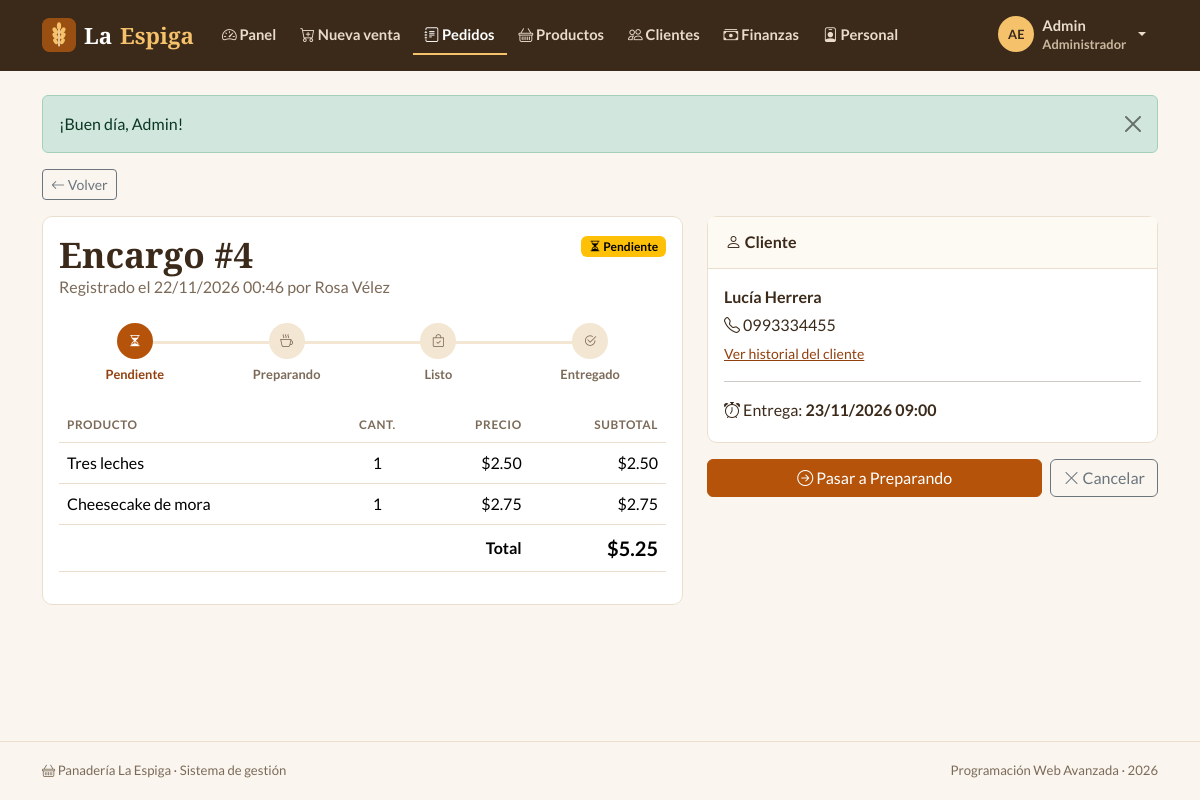
/index.php?r=pedidos/ver&id=4 (signed in), run on the app's committed database.
### tables this page shows
CREATE TABLE pedidos (
  id            INT AUTO_INCREMENT PRIMARY KEY,
  id_cliente    INT           NULL,
  id_empleado   INT           NULL,
  tipo          ENUM('Mostrador','Encargo') NOT NULL DEFAULT 'Mostrador',
  fecha         DATETIME      NOT NULL DEFAULT CURRENT_TIMESTAMP,
  fecha_entrega DATETIME      NULL,
  notas         VARCHAR(255)  NULL,
  total         DECIMAL(10,2) NOT NULL DEFAULT 0,
  estado        ENUM('Pendiente','Preparando','Listo','Entregado','Cancelado') NOT NULL DEFAULT 'Pendiente',
  INDEX idx_pedidos_estado (estado),
  INDEX idx_pedidos_entrega (fecha_entrega),
  CONSTRAINT fk_pedidos_cliente  FOREIGN KEY (id_cliente)  REFERENCES clientes(id) ON DELETE SET NULL,
  CONSTRAINT fk_pedidos_empleado FOREIGN KEY (id_empleado) REFERENCES usuarios(id) ON DELETE SET NULL
);

CREATE TABLE detalle_pedido (
  id              INT AUTO_INCREMENT PRIMARY KEY,
  id_pedido       INT           NOT NULL,
  id_producto     INT           NOT NULL,
  cantidad        INT           NOT NULL,
  precio_unitario DECIMAL(8,2)  NOT NULL,
  subtotal        DECIMAL(10,2) NOT NULL,
  CONSTRAINT fk_detalle_pedido   FOREIGN KEY (id_pedido)   REFERENCES pedidos(id)   ON DELETE CASCADE,
  CONSTRAINT fk_detalle_producto FOREIGN KEY (id_producto) REFERENCES productos(id)
);

CREATE TABLE productos (
  id           INT AUTO_INCREMENT PRIMARY KEY,
  id_categoria INT          NOT NULL,
  nombre       VARCHAR(60)  NOT NULL,
  descripcion  VARCHAR(255) NOT NULL DEFAULT '',
  precio       DECIMAL(8,2) NOT NULL,
  stock        INT          NOT NULL DEFAULT 0,
  activo       TINYINT(1)   NOT NULL DEFAULT 1,
  CONSTRAINT fk_productos_categoria FOREIGN KEY (id_categoria) REFERENCES categorias(id)
);

CREATE TABLE clientes (
  id        INT AUTO_INCREMENT PRIMARY KEY,
  nombre    VARCHAR(50)  NOT NULL,
  apellido  VARCHAR(50)  NOT NULL DEFAULT '',
  telefono  VARCHAR(15)  NOT NULL,
  correo    VARCHAR(100) NULL,
  direccion VARCHAR(255) NULL,
  creado_en DATETIME     NOT NULL DEFAULT CURRENT_TIMESTAMP
);

### controllers/PedidosController.php (called while the page is built, shortened)
<?php
class PedidosController extends Controller
{
    public function ver(): void
    {
        $p = Pedido::detalle((int) ($_GET['id'] ?? 0));
        $this->view('pedidos/ver', [
            'titulo' => 'Pedido #' . $p['id'],
            'pedido' => $p,
            'lineas' => Pedido::lineas((int) $p['id']),
        ]);
    }
}

### core/Router.php (called while the page is built, shortened)
<?php
class Router
{
    public static function dispatch(string $ruta): void
    {
        if (!preg_match('#^([a-z]+)/([a-z]+)$#', $ruta, $m)) {
            self::noEncontrado();
        }
        [, $nombre, $accion] = $m;
        (new $clase())->$accion();
    }
}

### index.php (called while the page is built, shortened)
<?php
require __DIR__ . '/core/helpers.php';
require __DIR__ . '/core/Database.php';
require __DIR__ . '/core/Model.php';
require __DIR__ . '/core/Router.php';
Router::dispatch(is_string($_GET['r'] ?? null) ? $_GET['r'] : '');

### core/Database.php (called while the page is built, shortened)
<?php
class Database
{
    private static ?PDO $pdo = null;
    public static function get(): PDO
    {
        if (self::$pdo === null) {
            $dsn = 'mysql:host=' . DB_HOST . ';port=' . DB_PORT
                 . ';dbname=' . DB_NAME . ';charset=utf8mb4';
            try {
                self::$pdo = new PDO($dsn, DB_USER, DB_PASS, [
                    PDO::ATTR_ERRMODE            => PDO::ERRMODE_EXCEPTION,
                    PDO::ATTR_DEFAULT_FETCH_MODE => PDO::FETCH_ASSOC,
                    PDO::ATTR_EMULATE_PREPARES   => false,
                ]);
                self::$pdo->exec("SET time_zone = '" . date('P') . "'");
            } catch (PDOException $e) {
                http_response_code(500);
                $detalle = DEBUG ? '<br><small>' . htmlspecialchars($e->getMessage()) . '</small>' : '';
                exit('<h3 style="font-family:sans-serif">No se pudo conectar a la base de datos.'
                    . ' Revise config/config.php e importe panaderia.sql.' . $detalle . '</h3>');
            }
        }
        return self::$pdo;
    }
}

### core/Model.php (called while the page is built, shortened)
<?php
abstract class Model
{
    protected static function db(): PDO
    {
        return Database::get();
    }
    protected static function query(string $sql, array $params = []): PDOStatement
    {
        $st = self::db()->prepare($sql);
        $st->execute($params);
        return $st;
    }
}

### models/Pedido.php (called while the page is built, shortened)
<?php
class Pedido extends Model
{
    public static function detalle(int $id): ?array
    {
        return self::query(self::BASE . ' WHERE p.id = ?', [$id])->fetch() ?: null;
    }
    public static function lineas(int $id): array
    {
        return self::query('SELECT d.*, pr.nombre FROM detalle_pedido d JOIN productos pr ON pr.id = d.id_producto
                             WHERE d.id_pedido = ? ORDER BY d.id', [$id])->fetchAll();
    }
}

### views/pedidos/ver.php (the view, shortened to what this page needs)
<?php
$p = $pedido;
$esEncargo = $p['tipo'] === 'Encargo';
$pos = array_search($p['estado'], Pedido::FLUJO, true);
$siguiente = $pos !== false ? (Pedido::FLUJO[$pos + 1] ?? null) : null;
?>
<a href="<?= url('pedidos/index', $esEncargo ? [] : ['filtro' => 'todos']) ?>" class="btn btn-sm btn-outline-secondary mb-3"><i class="bi bi-arrow-left"></i> Volver</a>
<div class="row g-4">
  <div class="col-lg-7">
    <div class="card pe-card">
      <div class="card-body">
        <div class="d-flex flex-wrap justify-content-between gap-2">
          <div>
            <h1 class="pe-titulo mb-0"><?= $esEncargo ? 'Encargo' : 'Venta' ?> #<?= (int) $p['id'] ?></h1>
            <p class="text-body-secondary mb-0">Registrado el <?= fecha($p['fecha'], true) ?> por <?= e($p['empleado']) ?: '—' ?></p>
          </div>
          <div><?= badge_estado($p['estado']) ?></div>
        </div>
        <?php if ($esEncargo && $p['estado'] !== 'Cancelado'): ?>
          <ol class="pe-pasos my-4">
            <?php foreach (Pedido::FLUJO as $i => $paso): ?>
              <li class="<?= $i <= $pos ? 'hecho' : '' ?>"><span><i class="bi bi-<?= ESTADOS_PEDIDO[$paso]['icono'] ?>"></i></span><?= $paso ?></li>
            <?php endforeach; ?>
          </ol>
        <?php elseif ($p['estado'] === 'Cancelado'): ?>
          <div class="alert alert-secondary my-3"><i class="bi bi-x-circle"></i> Este pedido fue cancelado y su stock se devolvió al inventario.</div>
        <?php endif; ?>
        <div class="table-responsive mt-3">
          <table class="table align-middle">
            <thead><tr><th>Producto</th><th class="text-center">Cant.</th><th class="text-end">Precio</th><th class="text-end">Subtotal</th></tr></thead>
            <tbody>
              <?php foreach ($lineas as $l): ?>
                <tr>
                  <td><?= e($l['nombre']) ?></td>
                  <td class="text-center"><?= (int) $l['cantidad'] ?></td>
                  <td class="text-end"><?= dinero($l['precio_unitario']) ?></td>
                  <td class="text-end"><?= dinero($l['subtotal']) ?></td>
                </tr>
              <?php endforeach; ?>
            </tbody>
            <tfoot><tr><th colspan="3" class="text-end">Total</th><th class="text-end fs-5"><?= dinero($p['total']) ?></th></tr></tfoot>
          </table>
        </div>
      </div>
    </div>
  </div>
  <div class="col-lg-5">
    <div class="card pe-card mb-3">
      <div class="card-header fw-bold"><i class="bi bi-person"></i> Cliente</div>
      <div class="card-body">
        <p class="mb-1 fw-semibold"><?= e($p['cliente']) ?></p>
        <?php if ($p['telefono']): ?><p class="mb-1"><i class="bi bi-telephone"></i> <?= e($p['telefono']) ?></p><?php endif; ?>
        <?php if ($p['id_cliente']): ?><a href="<?= url('clientes/ver', ['id' => $p['id_cliente']]) ?>" class="small">Ver historial del cliente</a><?php endif; ?>
        <?php if ($esEncargo): ?>
          <hr>
          <p class="mb-1"><i class="bi bi-alarm"></i> Entrega: <strong><?= fecha($p['fecha_entrega'], true) ?></strong></p>
        <?php endif; ?>
      </div>
    </div>
    <?php if ($esEncargo && !in_array($p['estado'], ['Entregado', 'Cancelado'], true)): ?>
      <div class="d-flex gap-2" data-pedido="<?= (int) $p['id'] ?>" data-recargar>
        <?php if ($siguiente): ?>
          <button class="btn btn-primary flex-fill" data-estado="<?= $siguiente ?>"><i class="bi bi-arrow-right-circle"></i> Pasar a <?= $siguiente ?></button>
        <?php endif; ?>
        <button class="btn btn-outline-secondary" data-estado="Cancelado"><i class="bi bi-x-lg"></i> Cancelar</button>
      </div>
    <?php endif; ?>
  </div>
</div>

### core/helpers.php (shortened to what this page needs)
<?php
function e($valor): string
{
    return htmlspecialchars((string) ($valor ?? ''), ENT_QUOTES, 'UTF-8');
}
function url(string $ruta = 'inicio/index', array $params = []): string
{
    $params = array_merge(['r' => $ruta], $params);
    return 'index.php?' . http_build_query($params);
}
function dinero($valor): string
{
    return '$' . number_format((float) $valor, 2);
}
function fecha(?string $valor, bool $conHora = false): string
{
    $t = strtotime($valor);
    return $conHora ? date('d/m/Y H:i', $t) : date('d/m/Y', $t);
}
function badge_estado(string $estado): string
{
    $info = ESTADOS_PEDIDO[$estado] ?? ['color' => 'secondary', 'icono' => 'circle'];
    return '<span class="badge text-bg-' . $info['color'] . '"><i class="bi bi-' . $info['icono'] . '"></i> ' . e($estado) . '</span>';
}

### assets/css/styles.css (style rules this page uses)
:root { --pe-harina: #faf6ef; --pe-blanco: #ffffff; --pe-caramelo: #b45309; --pe-caramelo-h:#92400e; --pe-miel: #fef3c7; --pe-trigo: #f3e6d3; --pe-cafe: #3b2a1a; --pe-suave: #7c6a58; --pe-borde: #eadfce; --pe-oliva: #4d7c0f; --pe-radio: 10px; }
body { --bs-body-bg: var(--pe-harina); --bs-body-color: var(--pe-cafe); --bs-body-font-family: 'Lato', system-ui, sans-serif; --bs-secondary-color: var(--pe-suave); --bs-border-color: var(--pe-borde); --bs-primary: var(--pe-caramelo); --bs-primary-rgb: 180, 83, 9; --bs-link-color-rgb: 146, 64, 14; --bs-link-hover-color-rgb: 120, 53, 15; }
.btn-primary { --bs-btn-bg: var(--pe-caramelo); --bs-btn-border-color: var(--pe-caramelo); --bs-btn-hover-bg: var(--pe-caramelo-h); --bs-btn-hover-border-color: var(--pe-caramelo-h); --bs-btn-active-bg: #78350f; --bs-btn-disabled-bg: #d9a979; --bs-btn-disabled-border-color: #d9a979; }
.table { --bs-table-bg: transparent; --bs-table-hover-bg: #fdf8f0; }
.table > thead th { font-size: .74rem; text-transform: uppercase; letter-spacing: .05em; color: var(--pe-suave); font-weight: 700; }
body { min-height: 100vh; display: flex; flex-direction: column; }
.pe-titulo, .pe-marca, .pe-stat-valor, .pe-total { font-family: 'Playfair Display', Georgia, serif; font-weight: 700; }
.pe-titulo { font-size: clamp(1.7rem, 3.5vw, 2.2rem); margin-bottom: .2rem; color: var(--pe-cafe); }
.pe-card { background: var(--pe-blanco); border: 1px solid var(--pe-borde); border-radius: var(--pe-radio); }
.pe-card > .card-header, .pe-card > .card-footer { background: #fdfaf4; border-color: var(--pe-borde); }
.pe-card > .card-header { padding: .85rem 1.1rem; }
.pe-pasos { display: flex; list-style: none; padding: 0; margin: 0; }
.pe-pasos li { flex: 1; text-align: center; font-size: .8rem; font-weight: 700; color: var(--pe-suave); position: relative; }
.pe-pasos li span { width: 36px; height: 36px; border-radius: 50%; margin: 0 auto .35rem; display: flex; align-items: center; justify-content: center; background: var(--pe-trigo); color: var(--pe-suave); position: relative; z-index: 1; }
.pe-pasos li::before { content: ''; position: absolute; top: 18px; left: -50%; width: 100%; height: 3px; background: var(--pe-trigo); }
.pe-pasos li:first-child::before { display: none; }
.pe-pasos li.hecho { color: var(--pe-caramelo-h); }
.pe-pasos li.hecho span { background: var(--pe-caramelo); color: #fff; }
.pe-pasos li.hecho::before { background: var(--pe-caramelo); }
.pe-main > * { animation: aparecer .3s ease both; }

### data on the page
pedidos: id "4", fecha "22/11/2026 00:46", estado "Pendiente", total "$5.25", id_cliente.telefono "0993334455", fecha($p['fecha_entrega'], true) "23/11/2026 09:00", estado "Preparando"
detalle_pedido: id_producto.nombre "Tres leches", cantidad "1", precio_unitario "$2.50", subtotal "$2.50"
detalle_pedido: id_producto.nombre "Cheesecake de mora", cantidad "1", precio_unitario "$2.75", subtotal "$2.75"

### other printed values
$texto "Panel"
$texto "Nueva venta"
$texto "Pedidos"
$texto "Productos"
$texto "Clientes"
$texto "Finanzas"
$texto "Personal"
iniciales($usuario['nombre'], $usuario['apellido']) "AE"
$usuario['nombre'] "Admin"
$usuario['rol'] "Administrador"
$f['mensaje'] "¡Buen día, Admin!"
e($p['empleado']) ?: '—' "Rosa Vélez"
$paso "Pendiente"
$paso "Preparando"
$paso "Listo"
